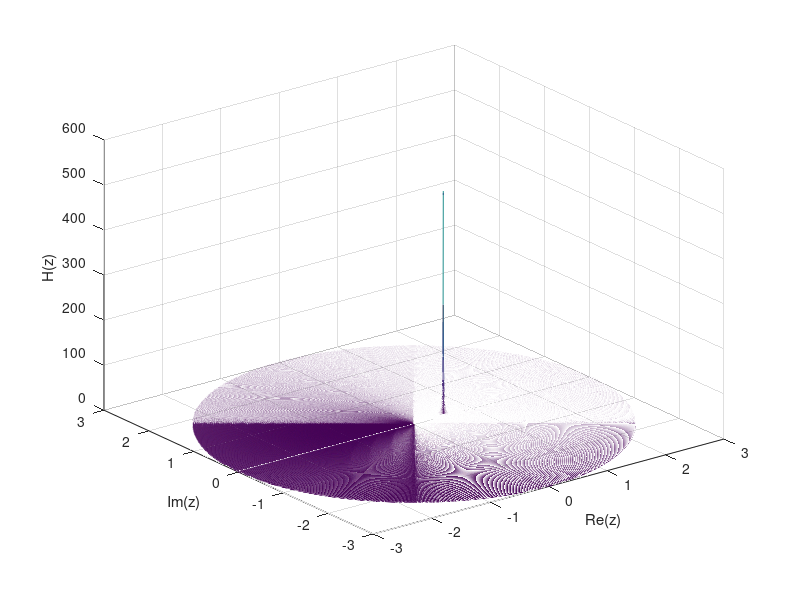

Write MATLAB code to recreate this figure.
%% Experiment 10A
%Visualization of z plane
close all;

w = linspace(-pi,pi,1001);
H = [];
z = [];
for r = linspace(0,3,1001)
    z = [z;r.*exp(j*w)];
end
H = (2.*z)./(2.*z-1);
mesh(real(z), imag(z), abs(H));
grid on;
xlabel("Re(z)");
ylabel("Im(z)");
zlabel("H(z)");